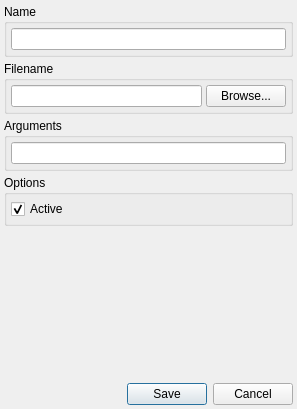
<?xml version="1.0" encoding="UTF-8"?>
<ui version="4.0">
 <class>WModuleEditor</class>
 <widget class="QDialog" name="WModuleEditor">
  <property name="geometry">
   <rect>
    <x>0</x>
    <y>0</y>
    <width>297</width>
    <height>409</height>
   </rect>
  </property>
  <property name="windowTitle">
   <string>Module</string>
  </property>
  <layout class="QVBoxLayout" name="verticalLayout_4">
   <property name="spacing">
    <number>4</number>
   </property>
   <property name="leftMargin">
    <number>4</number>
   </property>
   <property name="topMargin">
    <number>4</number>
   </property>
   <property name="rightMargin">
    <number>4</number>
   </property>
   <property name="bottomMargin">
    <number>4</number>
   </property>
   <item>
    <widget class="QGroupBox" name="groupBox">
     <property name="title">
      <string>Name</string>
     </property>
     <layout class="QVBoxLayout" name="verticalLayout_3">
      <property name="spacing">
       <number>4</number>
      </property>
      <property name="leftMargin">
       <number>4</number>
      </property>
      <property name="topMargin">
       <number>4</number>
      </property>
      <property name="rightMargin">
       <number>4</number>
      </property>
      <property name="bottomMargin">
       <number>4</number>
      </property>
      <item>
       <widget class="QLineEdit" name="nameEdit">
        <property name="readOnly">
         <bool>true</bool>
        </property>
       </widget>
      </item>
     </layout>
    </widget>
   </item>
   <item>
    <widget class="QGroupBox" name="groupBox_2">
     <property name="title">
      <string>Filename</string>
     </property>
     <layout class="QHBoxLayout" name="horizontalLayout">
      <property name="spacing">
       <number>4</number>
      </property>
      <property name="leftMargin">
       <number>4</number>
      </property>
      <property name="topMargin">
       <number>4</number>
      </property>
      <property name="rightMargin">
       <number>4</number>
      </property>
      <property name="bottomMargin">
       <number>4</number>
      </property>
      <item>
       <widget class="QLineEdit" name="filenameEdit">
        <property name="alignment">
         <set>Qt::AlignRight|Qt::AlignTrailing|Qt::AlignVCenter</set>
        </property>
        <property name="readOnly">
         <bool>true</bool>
        </property>
       </widget>
      </item>
      <item>
       <widget class="QPushButton" name="browseButton">
        <property name="text">
         <string>Browse...</string>
        </property>
       </widget>
      </item>
     </layout>
    </widget>
   </item>
   <item>
    <widget class="QGroupBox" name="groupBox_3">
     <property name="title">
      <string>Arguments</string>
     </property>
     <layout class="QVBoxLayout" name="verticalLayout_2">
      <property name="spacing">
       <number>4</number>
      </property>
      <property name="leftMargin">
       <number>4</number>
      </property>
      <property name="topMargin">
       <number>4</number>
      </property>
      <property name="rightMargin">
       <number>4</number>
      </property>
      <property name="bottomMargin">
       <number>4</number>
      </property>
      <item>
       <widget class="QLineEdit" name="argumentsEdit"/>
      </item>
     </layout>
    </widget>
   </item>
   <item>
    <widget class="QGroupBox" name="groupBox_4">
     <property name="title">
      <string>Options</string>
     </property>
     <layout class="QVBoxLayout" name="verticalLayout">
      <property name="spacing">
       <number>4</number>
      </property>
      <property name="leftMargin">
       <number>4</number>
      </property>
      <property name="topMargin">
       <number>4</number>
      </property>
      <property name="rightMargin">
       <number>4</number>
      </property>
      <property name="bottomMargin">
       <number>4</number>
      </property>
      <item>
       <widget class="QCheckBox" name="activeCheck">
        <property name="text">
         <string>Active</string>
        </property>
        <property name="checked">
         <bool>true</bool>
        </property>
       </widget>
      </item>
     </layout>
    </widget>
   </item>
   <item>
    <spacer name="verticalSpacer">
     <property name="orientation">
      <enum>Qt::Vertical</enum>
     </property>
     <property name="sizeHint" stdset="0">
      <size>
       <width>20</width>
       <height>122</height>
      </size>
     </property>
    </spacer>
   </item>
   <item>
    <widget class="QDialogButtonBox" name="buttonBox">
     <property name="orientation">
      <enum>Qt::Horizontal</enum>
     </property>
     <property name="standardButtons">
      <set>QDialogButtonBox::Cancel|QDialogButtonBox::Save</set>
     </property>
    </widget>
   </item>
  </layout>
 </widget>
 <tabstops>
  <tabstop>nameEdit</tabstop>
  <tabstop>filenameEdit</tabstop>
  <tabstop>browseButton</tabstop>
  <tabstop>argumentsEdit</tabstop>
  <tabstop>activeCheck</tabstop>
 </tabstops>
 <resources/>
 <connections>
  <connection>
   <sender>buttonBox</sender>
   <signal>accepted()</signal>
   <receiver>WModuleEditor</receiver>
   <slot>accept()</slot>
   <hints>
    <hint type="sourcelabel">
     <x>248</x>
     <y>254</y>
    </hint>
    <hint type="destinationlabel">
     <x>157</x>
     <y>274</y>
    </hint>
   </hints>
  </connection>
  <connection>
   <sender>buttonBox</sender>
   <signal>rejected()</signal>
   <receiver>WModuleEditor</receiver>
   <slot>reject()</slot>
   <hints>
    <hint type="sourcelabel">
     <x>316</x>
     <y>260</y>
    </hint>
    <hint type="destinationlabel">
     <x>286</x>
     <y>274</y>
    </hint>
   </hints>
  </connection>
 </connections>
</ui>
